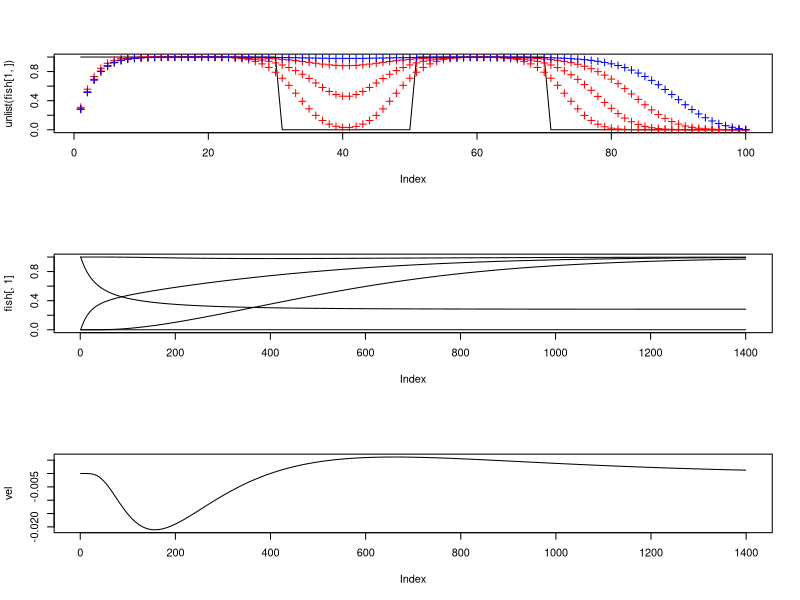

The R script that drew this image:
rm(list=ls())


fish = read.csv("meshDean.txt", head = F, sep = "\t")

par(mfrow = c(3,1))

plot(unlist(fish[1,]), type = "l")
matplot(unlist(fish[nrow(fish)/4, ]), pch=3, col = "red", add=T)
matplot(unlist(fish[nrow(fish)/2, ]), pch = 3, col = "red", add=T)
matplot(unlist(fish[3*nrow(fish)/4, ]), pch = 3, col = "red", add=T)
matplot(unlist(fish[nrow(fish), ]), pch=3, col = "blue", add=T)

plot(fish[,1],type="l", ylim = c(0,1))
matplot(fish[, ncol(fish)/4], type = "l", add=T) 
matplot(fish[, ncol(fish)/2], type = "l", add=T) 
matplot(fish[, 3*ncol(fish)/4], type = "l", add=T) 
matplot(fish[, ncol(fish)], type = "l", add=T) 


i = 2
vel = 0  

while( i < length(fish[,ncol(fish)/4])){

	disp = fish[,ncol(fish)/4]

	vel = c(vel, (disp[i] - disp[i-1])/0.005)

	i = i + 1 

}

plot(vel, type = "l")
